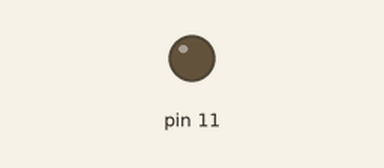
Recording of a sketch running on a simulated Arduino Uno, built with avr-gcc and run on an emulated ATmega328P. Parts: output pins drawn as LEDs (lit = HIGH).

Above: at 1.2 s.
At 4.4 s:
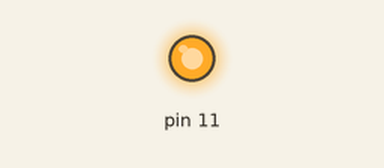
Timing chart, 0 to 9.9 s (numbered marks = the images above):
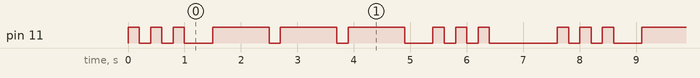

Measured:
- by itself, pin 11: repeats every 7.6 s: 2 × (LOW 0.20 s, HIGH 0.20 s), LOW 0.50 s, 2 × (HIGH 1.0 s, LOW 0.20 s), HIGH 1.0 s, LOW 0.50 s, 2 × (HIGH 0.20 s, LOW 0.20 s), HIGH 0.20 s, LOW 1.2 s, HIGH 0.20 s
- by itself, everything shown: repeats every 7.6 s, in 18 steps

The sketch:

SOS.ino
```cpp
void setup() {
  // put your setup code here, to run once:
  pinMode(11,OUTPUT);

}

void loop() {
  // put your main code here, to run repeatedly:
  digitalWrite(11,HIGH);
  delay(200);
  digitalWrite(11,LOW);
  delay(200);
  digitalWrite(11,HIGH);
  delay(200);
  digitalWrite(11,LOW);
  delay(200);
  digitalWrite(11,HIGH);
  delay(200);
  digitalWrite(11,LOW);
  delay(500);

  digitalWrite(11,HIGH);
  delay(1000);
  digitalWrite(11,LOW);
  delay(200);
  digitalWrite(11,HIGH);
  delay(1000);
  digitalWrite(11,LOW);
  delay(200);
  digitalWrite(11,HIGH);
  delay(1000);
  digitalWrite(11,LOW);
  delay(500);

  digitalWrite(11,HIGH);
  delay(200);
  digitalWrite(11,LOW);
  delay(200);
  digitalWrite(11,HIGH);
  delay(200);
  digitalWrite(11,LOW);
  delay(200);
  digitalWrite(11,HIGH);
  delay(200);
  digitalWrite(11,LOW);
  delay(200);

  delay(1000);
}
```
